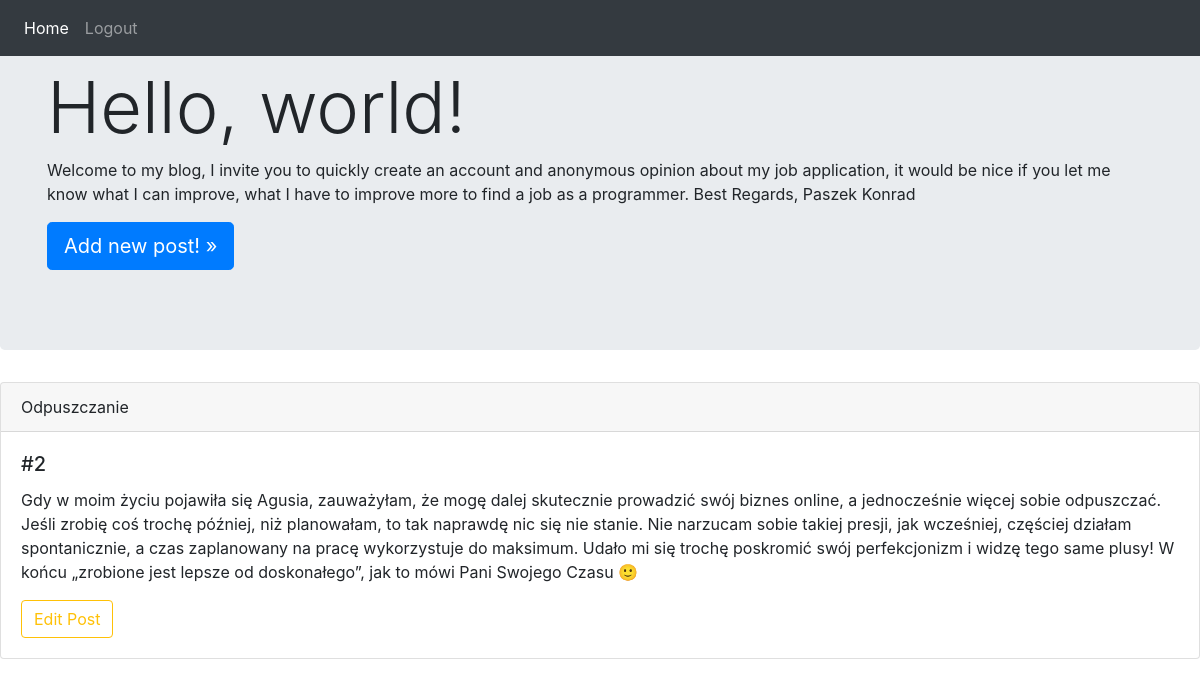
Page /post/2/ (signed in) on the committed database.
### blogs/models.py (models this page shows, shortened)
class BlogPost(models.Model):
    title = models.CharField(max_length=50)
    text = models.TextField()
    date_added = models.DateTimeField(auto_now_add=True)

### blogs/views.py (the view)
# urls.py: path('post/<int:pk>/', views.post_detail, name='post_detail'),
@login_required
def post_detail(request, pk):
    post = get_object_or_404(BlogPost, pk=pk)
    return render(request, 'blogs/post_detail.html', {'post': post})

### blogs/templates/blogs/post_detail.html
{% extends "blogs/base.html" %}
{% block content %}
<div class="card">
        <div class="card-header">
          {{post.title}}
        </div>
        <div class="card-body">
          <h5 class="card-title">#{{post.id}}</h5>
          <p class="card-text">{{ post.text }}</p>
          <a href="{% url 'blogs:edit_post' pk=post.pk %}" class="btn btn-outline-warning">Edit Post</a>
        </div>
      </div>
{% endblock %}

### rows in the picture
BlogPost: title "Odpuszczanie", id "2", text "Gdy w moim życiu pojawiła się Agusia, zauważyłam, że mogę dalej skutecznie prowadzić swój biznes online, a jednocześnie więcej sobie odpuszczać. Jeśli zrobię coś trochę później, niż planowałam, to tak naprawdę nic się nie stanie. Nie narzucam sobie takiej presji, jak wcześniej, częściej działam spontanicznie, a czas zaplanowany na pracę wykorzystuje do maksimum. Udało mi się trochę poskromić swój perfekcjonizm i widzę tego same plusy! W końcu „zrobione jest lepsze od doskonałego”, jak to mówi Pani Swojego Czasu 🙂"
